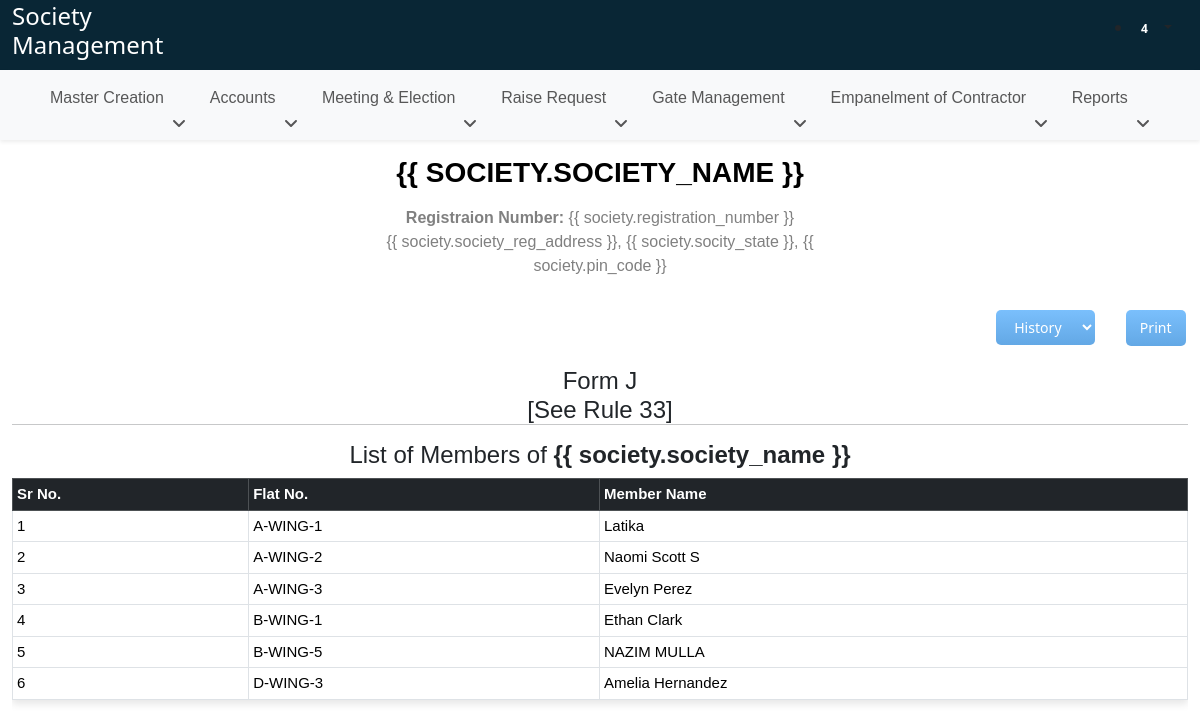
The page /form-J/ on the database as committed earlier.
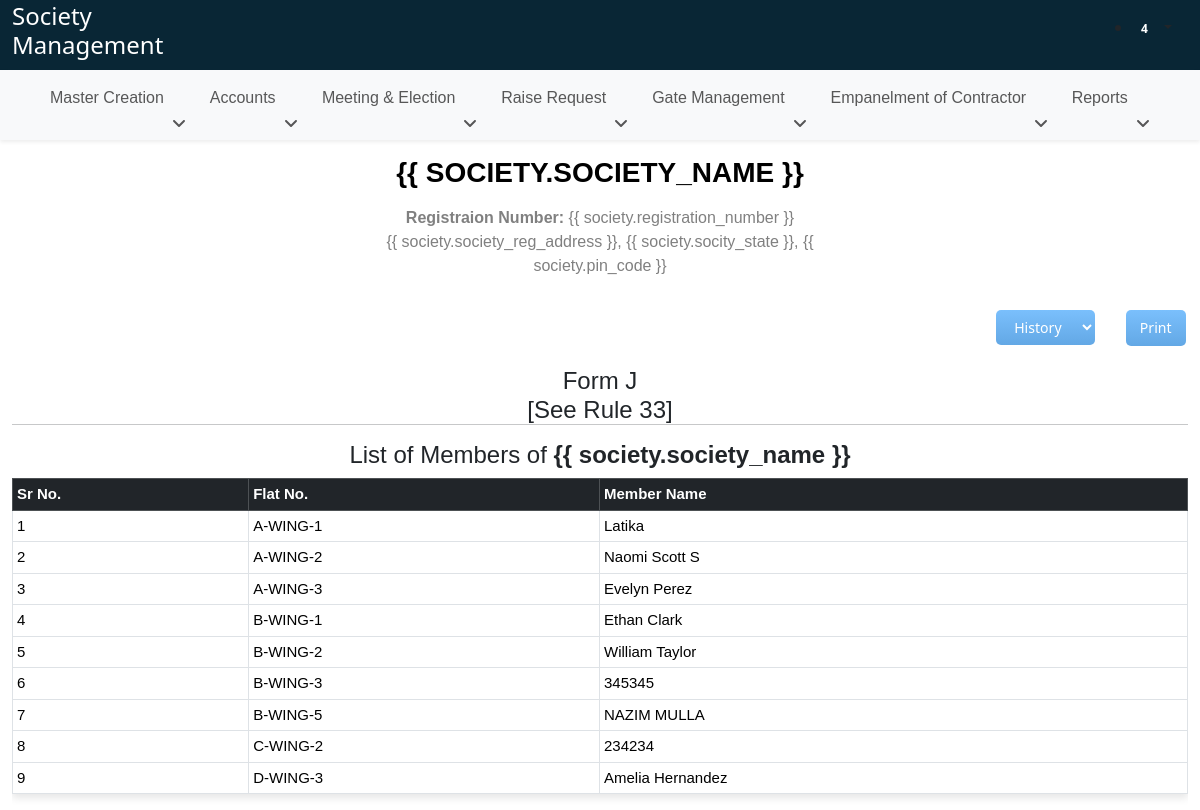
The same page on the database as committed later.
### SocietyApi/models.py (models this page shows, shortened)
class WingFlatUnique(models.Model):
    wing = models.ForeignKey(WingFlat, on_delete=models.CASCADE)
    wing_flat_unique = models.CharField(max_length=300)

class Members(models.Model):
    wing_flat = models.ForeignKey(WingFlatUnique, on_delete=models.CASCADE, related_name='members')
    member_name = models.CharField(max_length=200)
    ownership_percent = models.IntegerField()
    member_position = models.CharField(max_length=200, choices=position_choices)
    member_dob = models.DateField()
    member_pan_no = models.CharField(max_length=200)
    member_aadhar_no = models.CharField(max_length=200)
    member_address = models.CharField(max_length=200)
    member_state = models.CharField(max_length=200)
    member_pin_code = models.CharField(max_length=200)
    member_email = models.EmailField()
    member_contact = models.CharField(max_length=200)
    member_emergency_contact = models.CharField(max_length=200, null=True, blank=True)
    member_occupation = models.CharField(max_length=200)
    member_is_primary = models.BooleanField(default = False, null=True, blank=True)
    date_of_admission = models.DateField()
    age_at_date_of_admission = models.IntegerField(null=True, blank=True)
    sales_agreement = models.FileField(upload_to='files/')
    other_attachment = models.FileField(upload_to='files/', null=True, blank=True)
    date_of_entrance_fees = models.DateField()
    date_of_cessation = models.DateField(null=True, blank=True)
    reason_for_cessation = models.CharField(max_length=200, null=True, blank=True)
    same_flat_member_identification = models.CharField(max_length=100, null=True, blank=True)

### SocietyApp/views.py (the view)
# urls.py: path('form-J/', views.form_j_view, name='form_j_view'),
def form_j_view(request):
    datatable_columns = []
    data = []
    status = request.GET.get('selected', None)
    '''
    TO CALCULATE SGM:
        COUNT OF ALL MEETINGS HELD
        --------------------------
        NO. OF TIME PARTICULAR FLAT MEMBER PRESENT

        EXAMPLE:
        SGM HELD 10 TIMES:

            10
        ----------
        A-WING-1 MEMBER(LATIKA(CURRENT)) PRESENT FOR 2 TIMES

        SO, THAT MEMBER WILL BE DEFAULTER
        AND ONLY MEMBER WILL BE SHOWN IN FORM J
    '''
    flats = WingFlatUnique.objects.values('id', 'wing_flat_unique').distinct().order_by('wing_flat_unique')
    for flat in flats:
        print("FLATS==========", flat)
        annual_general_meeting = Attendance.objects.filter(
            flat_no=flat['id'], meeting_id__meeting_type='annual_general_meeting',
            flat_no__members__date_of_cessation__isnull=True,
            flat_no__members__member_is_primary=True,
        )
        special_general_body_meeting = Attendance.objects.filter(
            flat_no=flat['id'], meeting_id__meeting_type='special_general_body_meeting',
            flat_no__members__date_of_cessation__isnull=True,
            flat_no__members__member_is_primary=True,
        )
        print("GET MEETING====>", special_general_body_meeting.values('flat_no__members__member_name'))
        members = Members.objects.filter(
                wing_flat__wing_flat_unique=flat['wing_flat_unique'],
                date_of_cessation__isnull=True,
                member_is_primary = True
            )
        if(members):
            serialized_members = MemberSerializersForNominees(members, many=True).data
            data.append({
                "flat_id": flat['id'],
                "flat_no": flat['wing_flat_unique'],
                "members": serialized_members
            })
    return render(request, 'register/form_j.html', {'datatable_columns': datatable_columns, 'members': data})

### SocietyApi/serializers.py (called while the page is built)
    def get_flat_name_formatted(self, obj):
        flat = obj.wing_flat
        return flat.wing_flat_unique

    def get_flat_name_formatted(self, obj):
        flat = obj.wing_flat
        return flat.wing_flat_unique

    def get_member_is_primary(self, obj):
        if obj.member_is_primary:
            return "Primary"
        else:
            return "Secondary"

    def get_member_position_formatted(self, obj):
        member_position_choices = dict(Members._meta.get_field('member_position').choices)
        return member_position_choices.get(obj.member_position, '')

### templates/register/form_j.html (shortened to what this page needs)
{% extends 'base.html' %}
{% load static %}
{% block body %}
<div class='container-fluid' id="societyHead">
  <div class="row mt-2" >
    <div class="col-lg-5 ms-auto me-auto">
      {% verbatim %}
      <div class="text-center mt-2" id="print-head">
        <h3 id="heading" style="color: #000 !important; font-family: 'Calibri', sans-serif;"><b>{{ society.society_name }}</b></h3>
        <p style="font-family: 'Calibri', sans-serif;" class="mt-3 p-0 mb-0 print-head-content"><b>Registraion Number: </b> <span>{{ society.registration_number }}</span></p>
        <p style="font-family: 'Calibri', sans-serif;" class="print-head-content">{{ society.society_reg_address }}, {{ society.socity_state }}, {{ society.pin_code }}</p>
      </div>
      {% endverbatim %}
    </div>
  </div>
  <div style="text-align: right;" class="mt-3 no-print">
    <select class="dt-button ms-2 dt-button-custom dataTable-Text" id="statusFilterDropdown">
        <option value="history">History</option>
    </select>
    <button class="ms-4 dt-button btn-primary dt-button-custom no-print" onclick="printTable()">Print</button>
  </div>
    <div class="shares-table-J mt-3" id="table-container">
      <center><h4 class="mt-3 mb-0 p-0" style="font-family: 'Calibri', sans-serif;">Form J <br> [See Rule 33]</h4></center>
      <hr class="mb-3 mt-0">
      {% verbatim %}
      <center><h4 style="font-family: 'Calibri', sans-serif;">List of Members of <b>{{ society.society_name }}</b></h4></center>
      {% endverbatim %}
      <div class="table-responsive" style="font-family: 'Calibri',sans-serif !important; font-size: 15px;">
        <table class="table table-sm table-bordered" style="align-items: center !important; vertical-align: middle;">
          <thead class="table-dark">
            <th>Sr No.</th>
            <th>Flat No.</th>
            <th>Member Name</th>
          </thead>
          <tbody>
            {% for data1 in members %}
            <tr>
                <td>{{ forloop.counter  }}</td>
                <td>{{ data1.flat_no }}</td>
                <td>{{ data1.members.0.member_name }}</td>
            </tr>
            {% endfor %}
          </tbody>
        </table>
      </div>
    </div>
  </div>
{% endblock body %}

Rows that differ between the two databases and show on the page:
now on this page (row unchanged): WingFlatUnique: flat_no "B-WING-2"
added Members: members.0.member_name "William Taylor"
now on this page (row unchanged): WingFlatUnique: flat_no "B-WING-3"
added Members: members.0.member_name "345345"
now on this page (row unchanged): WingFlatUnique: flat_no "C-WING-2"
added Members: members.0.member_name "234234"
Other text that changed with them:
new list line: "5"
new list line: "6"
new list line: "8"
